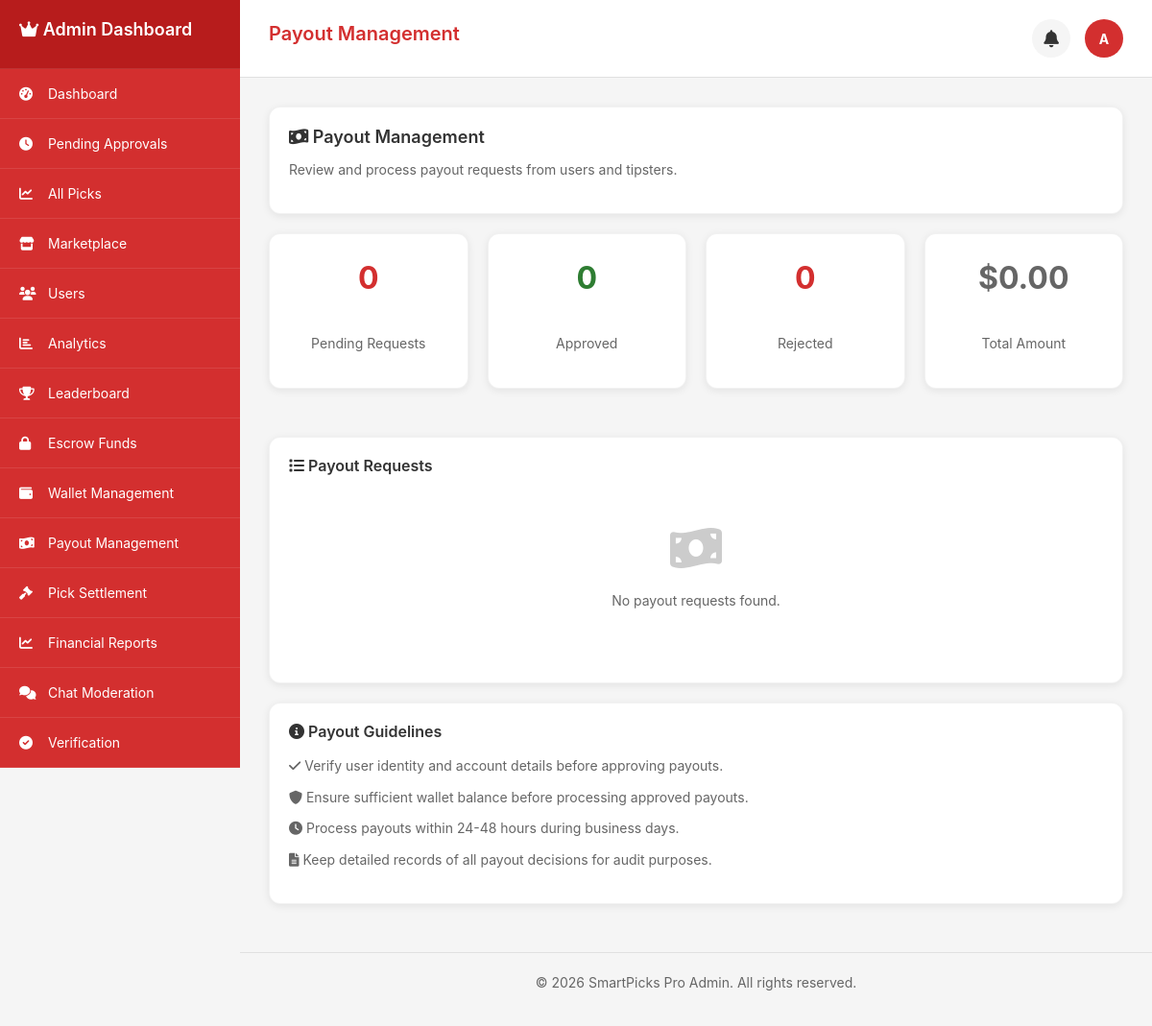
/admin_payouts (signed in), run on the app's committed database.
### tables this page shows
CREATE TABLE `users` (
  `id` int(11) NOT NULL AUTO_INCREMENT,
  `username` varchar(50) NOT NULL,
  `email` varchar(100) NOT NULL,
  `password` varchar(255) NOT NULL,
  `display_name` varchar(100) NOT NULL,
  `avatar` varchar(255) DEFAULT NULL,
  `role` enum('user','tipster','admin') DEFAULT 'user',
  `status` enum('active','inactive','suspended') DEFAULT 'active',
  `phone` varchar(20) DEFAULT NULL,
  `country` varchar(50) DEFAULT 'Ghana',
  `timezone` varchar(50) DEFAULT 'Africa/Accra',
  `last_login` datetime DEFAULT NULL,
  `created_at` datetime DEFAULT current_timestamp(),
  `updated_at` datetime DEFAULT current_timestamp() ON UPDATE current_timestamp(),
  `country_code` varchar(3) DEFAULT 'GHA',
  `flag_emoji` varchar(10) DEFAULT '??',
  `is_online` tinyint(1) DEFAULT 0,
  `last_activity` datetime DEFAULT NULL,
  `is_verified` tinyint(1) DEFAULT 0,
  `email_notifications` tinyint(1) DEFAULT 1,
  `sms_notifications` tinyint(1) DEFAULT 0,
  `push_notifications` tinyint(1) DEFAULT 1,
  `bio` text DEFAULT NULL,
  PRIMARY KEY (`id`),
  UNIQUE KEY `username` (`username`),
  UNIQUE KEY `email` (`email`),
  KEY `idx_username` (`username`),
  KEY `idx_email` (`email`),
  KEY `idx_role` (`role`),
  KEY `idx_status` (`status`),
  KEY `idx_country_code` (`country_code`),
  KEY `idx_is_online` (`is_online`)
);

### config/config.php (called while the page is built, shortened)
<?php
$config = [
    'app_name' => 'BetRollover',
    'app_version' => '2.0.0',
    'country' => 'Ghana',
    'currency' => 'GHS',
    'timezone' => 'Africa/Accra',
    'database' => [
        'host' => 'localhost',
        'port' => 3306,
        'name' => 'betrollover_workingdata',
        'user' => 'betrollover_workinguser',
        'pass' => 'x3MwB%^UuUPh',
        'charset' => 'utf8mb4'
    ],
    'logging' => [
        'enabled' => true,
        'level' => 'error',
        'file' => 'error.log',
        'path' => __DIR__ . '/../storage/logs/',
        'max_size' => 10485760,
        'rotate' => true
    ],
    'error_handling' => [
        'display_errors' => false,
        'log_errors' => true,
        'error_reporting' => E_ALL & ~E_DEPRECATED & ~E_STRICT
    ],
    'paystack' => [
        'secret_key' => 'sk_live_7a5d6a4b0d156dd5a9ebb790296a096120b43cdf',
        'public_key' => 'pk_live_31ec7e4d0ed96a9169e7dfbd6265ce4f67dd0721',
        'base_url' => 'https://api.paystack.co',
        'webhook_secret' => 'your_webhook_secret_here'
    ],
    'commissions' => [
        'tipster_rate' => 70.0,
        'platform_rate' => 30.0,
        'payout_fee' => 10.0
    ],
    'geoip' => [
        'api_key' => '',
        'service' => 'ipapi',
        'timeout' => 5,
        'cache_duration' => 3600
    ],
    'chat' => [
        'enabled' => true,
        'max_message_length' => 500,
        'auto_refresh_interval' => 2000,
        'online_timeout' => 5
    ],
    'support' => [
        'enabled' => true,
        'auto_assign' => false,
        'response_timeout' => 24
    ],
    'base_url' => 'https://www.betrollover.com',
    'assets_url' => 'https://www.betrollover.com/public'
];
function config($key, $default = null) {
    global $config;
    $keys = explode('.', $key);
    $value = $config;
    foreach ($keys as $k) {
        if (isset($value[$k])) {
            $value = $value[$k];
        } else {
            return $default;
        }
    }
    return $value;
}
?>

### app/models/Database.php (called while the page is built, shortened)
<?php
class Database {
    private static $instance = null;
    private $connection = null;
    public static function getInstance() {
        if (self::$instance === null) {
            self::$instance = new self();
        }
        return self::$instance;
    }
    private function connect() {
        try {
            require_once __DIR__ . '/../../config/config.php';
            $dbConfig = config('database');
            $dsn = "mysql:host={$dbConfig['host']};port={$dbConfig['port']};dbname={$dbConfig['name']};charset={$dbConfig['charset']}";
            $this->connection = new PDO($dsn, $dbConfig['user'], $dbConfig['pass'], [
                PDO::ATTR_ERRMODE => PDO::ERRMODE_EXCEPTION,
                PDO::ATTR_DEFAULT_FETCH_MODE => PDO::FETCH_ASSOC,
                PDO::ATTR_EMULATE_PREPARES => false,
                PDO::ATTR_PERSISTENT => false
            ]);
        } catch (PDOException $e) {
            throw new Exception("Database connection failed: " . $e->getMessage());
        }
    }
    public function query($sql, $params = []) {
        try {
            $stmt = $this->connection->prepare($sql);
            $stmt->execute($params);
            return $stmt;
        } catch (PDOException $e) {
            throw new Exception("Query failed: " . $e->getMessage());
        }
    }
    public function fetch($sql, $params = []) {
        $stmt = $this->query($sql, $params);
        return $stmt->fetch();
    }
    public function fetchAll($sql, $params = []) {
        $stmt = $this->query($sql, $params);
        return $stmt->fetchAll();
    }
}
?>

### app/controllers/admin_payouts.php (the view, shortened to what this page needs)
<?php
require_once __DIR__ . '/../../config/config.php';
require_once __DIR__ . '/../models/Database.php';
$db = Database::getInstance();
$userId = $_SESSION['user_id'];
$user = $db->fetch("SELECT * FROM users WHERE id = ?", [$userId]);
$payoutRequests = [];
$stats = [];
try {
    $payoutRequests = $db->fetchAll("
        SELECT pr.*, u.username, u.email
        FROM payout_requests pr
        JOIN users u ON pr.user_id = u.id
        ORDER BY pr.created_at DESC
    ");
    $stats['total_requests'] = count($payoutRequests);
    $stats['pending_requests'] = count(array_filter($payoutRequests, function($req) { return $req['status'] === 'pending'; }));
    $stats['approved_requests'] = count(array_filter($payoutRequests, function($req) { return $req['status'] === 'approved'; }));
    $stats['rejected_requests'] = count(array_filter($payoutRequests, function($req) { return $req['status'] === 'rejected'; }));
    $stats['total_amount'] = array_sum(array_column($payoutRequests, 'amount'));
} catch (Exception $e) {
    $payoutRequests = [];
    $stats = ['total_requests' => 0, 'pending_requests' => 0, 'approved_requests' => 0, 'rejected_requests' => 0, 'total_amount' => 0];
}
$pageTitle = "Payout Management";
?>
<div class="admin-payouts-content">
    <div class="card">
        <h2><i class="fas fa-money-bill-wave"></i> Payout Management</h2>
        <p style="color: #666; margin-top: 10px;">Review and process payout requests from users and tipsters.</p>
    </div>
    <div style="display: grid; grid-template-columns: repeat(auto-fit, minmax(200px, 1fr)); gap: 20px; margin-bottom: 30px;">
        <div class="card">
            <div style="text-align: center;">
                <p style="font-size: 32px; font-weight: bold; color: #d32f2f;"><?php echo $stats['pending_requests']; ?></p>
                <p style="font-size: 14px; color: #666;">Pending Requests</p>
            </div>
        </div>
        <div class="card">
            <div style="text-align: center;">
                <p style="font-size: 32px; font-weight: bold; color: #2e7d32;"><?php echo $stats['approved_requests']; ?></p>
                <p style="font-size: 14px; color: #666;">Approved</p>
            </div>
        </div>
        <div class="card">
            <div style="text-align: center;">
                <p style="font-size: 32px; font-weight: bold; color: #d32f2f;"><?php echo $stats['rejected_requests']; ?></p>
                <p style="font-size: 14px; color: #666;">Rejected</p>
            </div>
        </div>
        <div class="card">
            <div style="text-align: center;">
                <p style="font-size: 32px; font-weight: bold; color: #666;">$<?php echo number_format($stats['total_amount'], 2); ?></p>
                <p style="font-size: 14px; color: #666;">Total Amount</p>
            </div>
        </div>
    </div>
    <div class="card">
        <h3><i class="fas fa-list"></i> Payout Requests</h3>
        <?php if (empty($payoutRequests)): ?>
        <div style="text-align: center; padding: 40px; color: #666;">
            <i class="fas fa-money-bill-wave" style="font-size: 48px; color: #ccc; margin-bottom: 20px;"></i>
            <p>No payout requests found.</p>
        </div>
        <?php endif; ?>
    </div>
    <div class="card">
        <h3><i class="fas fa-info-circle"></i> Payout Guidelines</h3>
        <div style="margin-top: 15px;">
            <p style="color: #666; margin-bottom: 10px;">
                <i class="fas fa-check"></i>
                Verify user identity and account details before approving payouts.
            </p>
            <p style="color: #666; margin-bottom: 10px;">
                <i class="fas fa-shield-alt"></i>
                Ensure sufficient wallet balance before processing approved payouts.
            </p>
            <p style="color: #666; margin-bottom: 10px;">
                <i class="fas fa-clock"></i>
                Process payouts within 24-48 hours during business days.
            </p>
            <p style="color: #666;">
                <i class="fas fa-file-alt"></i>
                Keep detailed records of all payout decisions for audit purposes.
            </p>
        </div>
    </div>
</div>
<?php
$content = ob_get_clean();
include __DIR__ . '/../views/layouts/admin_layout.php';
?>

### app/views/layouts/admin_layout.php (shortened to what this page needs)
<!DOCTYPE html>
<html lang="en">
<head>
    <link rel="stylesheet" href="https://cdnjs.cloudflare.com/ajax/libs/font-awesome/6.0.0-beta3/css/all.min.css">
</head>
<body>
    <div class="sidebar" id="sidebar">
        <div class="sidebar-header">
            <h2><i class="fas fa-crown"></i> Admin Dashboard</h2>
        </div>
        <nav class="sidebar-menu">
            <?php include __DIR__ . '/../components/admin_menu.php'; ?>
        </nav>
    </div>
    <div class="main-content">
        <div class="page-header">
            <h1 class="page-title"><?php echo isset($pageTitle) ? $pageTitle : 'Admin Dashboard'; ?></h1>
            <div class="admin-info">
                <div class="notification-container">
                    <div class="notification-bell" id="notificationBell" onclick="toggleNotificationDropdown()">
                        <i class="fas fa-bell"></i>
                    </div>
                </div>
                <div class="admin-avatar">
                    <?php echo isset($user) ? strtoupper(substr($user['username'], 0, 1)) : 'A'; ?>
                </div>
            </div>
        </div>
        <div class="content-area">
            <?php echo isset($content) ? $content : ''; ?>
        </div>
        <div class="footer">
            <p>&copy; <?php echo date('Y'); ?> SmartPicks Pro Admin. All rights reserved.</p>
        </div>
    </div>
</body>
</html>

### app/views/layouts/admin_layout.php (style rules this page uses)
* { margin: 0; padding: 0; box-sizing: border-box; }
body { font-family: -apple-system, BlinkMacSystemFont, 'Segoe UI', Roboto, 'Helvetica Neue', Arial, sans-serif; background-color: #f5f5f5; color: #333333; display: flex; min-height: 100vh; font-size: 14px; line-height: 1.5; }
h1, h2, h3, h4, h5, h6 { font-weight: 600; line-height: 1.2; margin: 0 0 0.5em 0; }
h1 { font-size: 24px; }
h2 { font-size: 20px; }
h3 { font-size: 18px; }
p { font-size: 14px; line-height: 1.6; margin: 0 0 1em 0; }
.sidebar { width: 250px; background-color: #d32f2f; color: white; padding: 0; position: fixed; height: 100vh; overflow-y: auto; z-index: 1000; }
.sidebar-header { padding: 20px; background-color: #b71c1c; border-bottom: 1px solid rgba(255,255,255,0.1); }
.sidebar-header h2 { font-size: 18px; font-weight: 600; }
.sidebar-menu { padding: 0; }
.main-content { flex: 1; margin-left: 250px; padding: 0; background-color: #f5f5f5; }
.page-header { background-color: white; padding: 20px 30px; border-bottom: 1px solid #e0e0e0; display: flex; justify-content: space-between; align-items: center; position: relative; z-index: 100; }
.page-title { font-size: 20px; font-weight: 600; color: #d32f2f; }
.admin-info { display: flex; align-items: center; gap: 15px; }
.admin-avatar { width: 40px; height: 40px; border-radius: 50%; background-color: #d32f2f; display: flex; align-items: center; justify-content: center; color: white; font-weight: bold; }
.content-area { padding: 30px; }
.footer { background-color: #f5f5f5; padding: 20px 30px; border-top: 1px solid #e0e0e0; text-align: center; color: #666; margin-top: auto; }
.card { background-color: white; border-radius: 12px; padding: 20px; margin-bottom: 20px; box-shadow: 0 2px 8px rgba(0,0,0,0.08); border: 1px solid rgba(0,0,0,0.05); transition: box-shadow 0.3s ease; }
.card h2 { font-size: 18px; font-weight: 600; color: #333; margin-bottom: 12px; }
.card h3 { font-size: 16px; font-weight: 600; color: #333; margin-bottom: 12px; }
.notification-container { position: relative; z-index: 10002; }
.notification-bell { position: relative; cursor: pointer; width: 40px; height: 40px; display: flex; align-items: center; justify-content: center; border-radius: 50%; background-color: #f5f5f5; transition: background-color 0.3s; color: #333; font-size: 18px; }

### data on the page
users: username "A", sms_notifications "0", sms_notifications "0.00"

### other printed values
$item['text'] "Dashboard"
$item['text'] "Pending Approvals"
$item['text'] "All Picks"
$item['text'] "Marketplace"
$item['text'] "Users"
$item['text'] "Analytics"
$item['text'] "Leaderboard"
$item['text'] "Escrow Funds"
$item['text'] "Wallet Management"
$item['text'] "Payout Management"
$item['text'] "Pick Settlement"
$item['text'] "Financial Reports"
$item['text'] "Chat Moderation"
$item['text'] "Verification"
$pageTitle "Payout Management"
